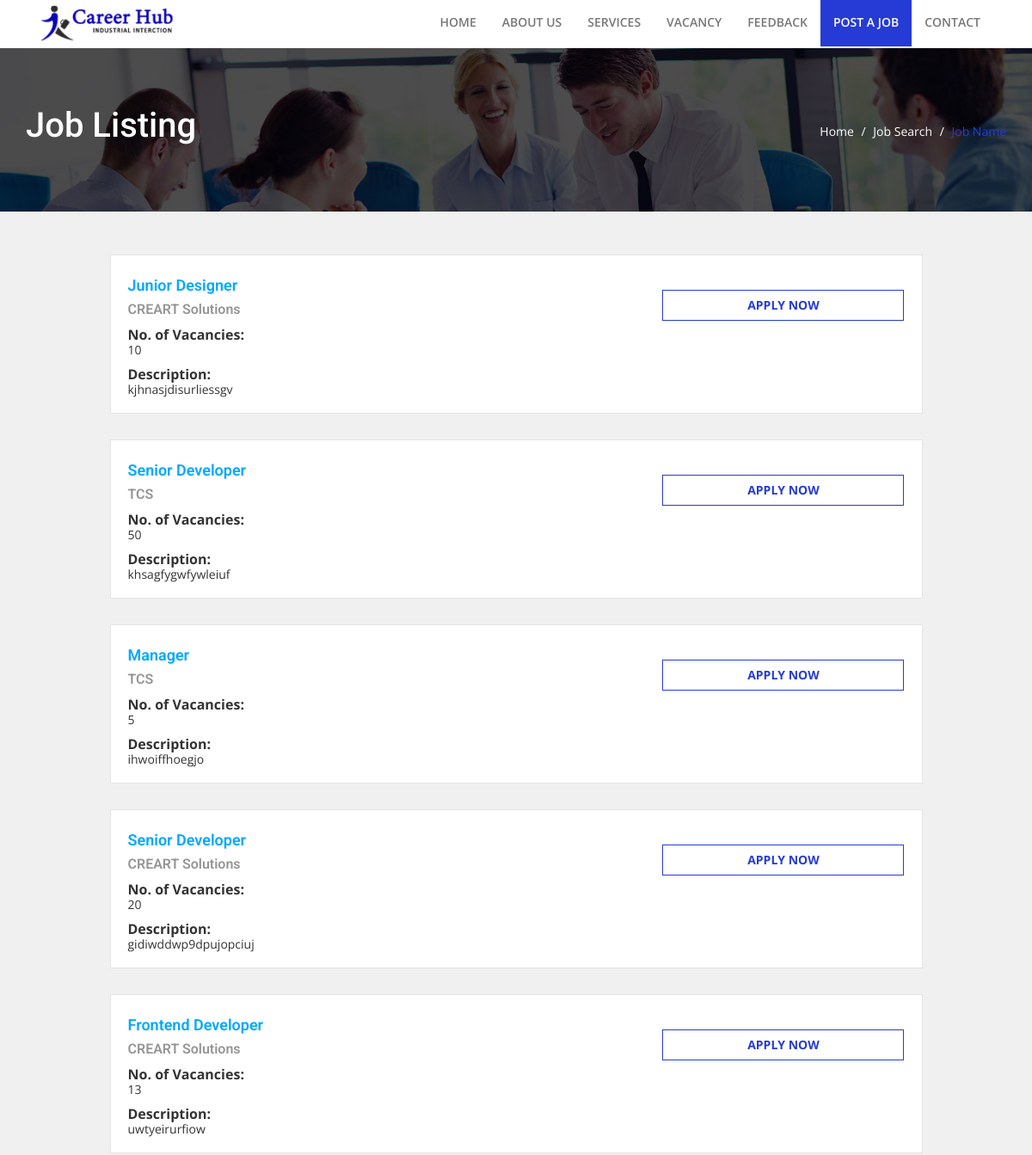
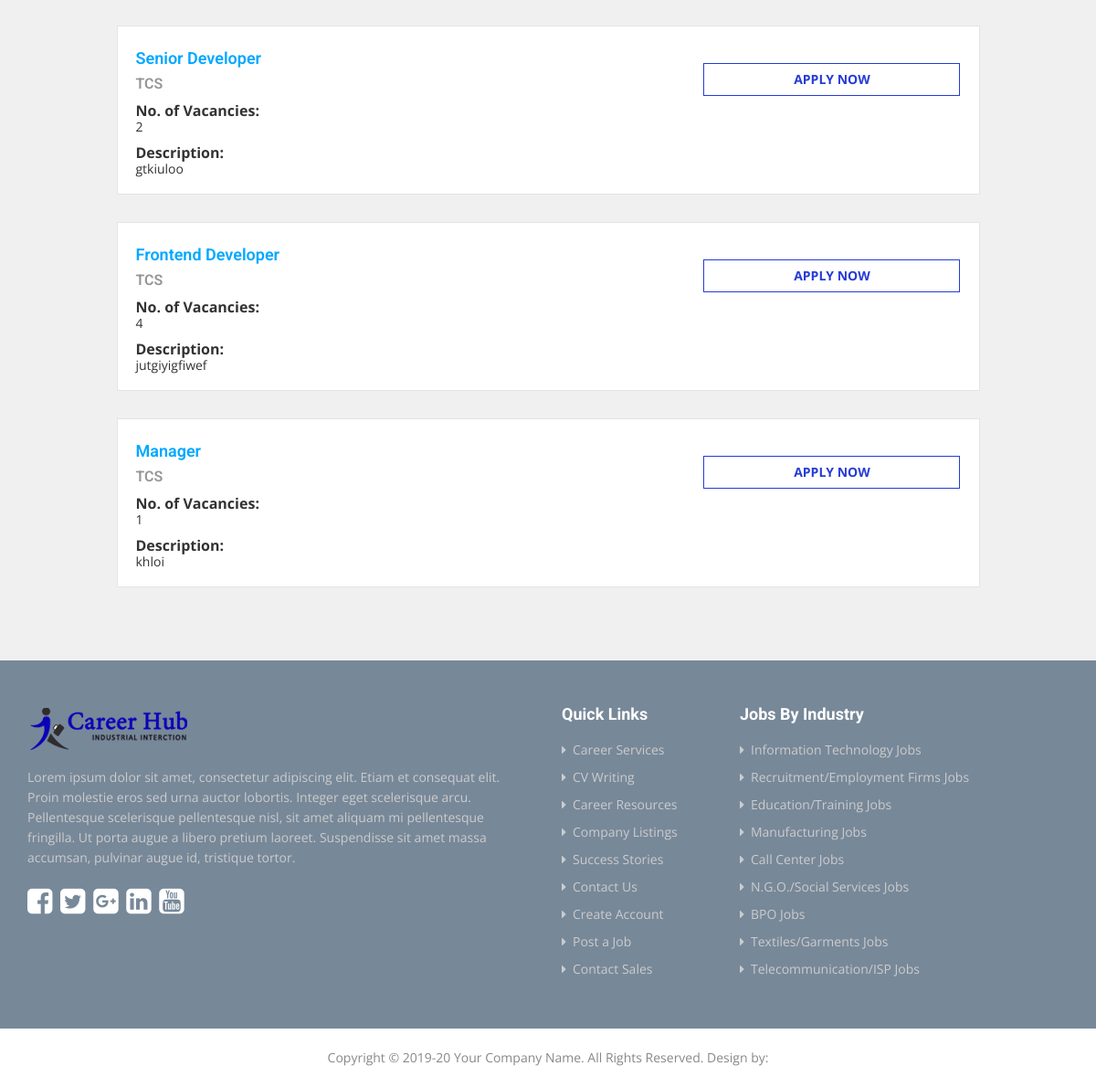
Page /job-listing.php on the committed database (2 pictures, top to bottom).
### tables this page shows
CREATE TABLE `recruitment_post` (
  `post_id` int(20) NOT NULL,
  `post_description` varchar(500) NOT NULL,
  `cmp_id` int(11) NOT NULL,
  `cmp_name` varchar(100) NOT NULL,
  `company_type` varchar(50) NOT NULL,
  `job_type` varchar(50) NOT NULL,
  `position` int(11) NOT NULL,
  `vacancy` int(11) NOT NULL,
  `doi` datetime NOT NULL,
  `dou` datetime NOT NULL,
  `isactive` int(11) NOT NULL
);

### job-listing.php (the view, shortened to what this page needs)
<!DOCTYPE html>
<html lang="en">
<head>
<link href="css/owl.carousel.css" rel="stylesheet">
<link href="css/bootstrap.min.css" rel="stylesheet">
<link href="css/font-awesome.css" rel="stylesheet">
<link href="css/main.css" rel="stylesheet">
</head>
<body>
  <?php require 'header.php';?>
<div class="pageTitle">
  <div class="container">
    <div class="row">
      <div class="col-md-6 col-sm-6">
        <h1 class="page-heading">Job Listing</h1>
      </div>
      <div class="col-md-6 col-sm-6">
        <div class="breadCrumb"><a href="#.">Home</a> / <a href="#.">Job Search</a> / <span>Job Name</span></div>
      </div>
    </div>
  </div>
</div>
<div class="listpgWraper">
  <div class="container">
    <div class="row">
      <div class="col-md-1"></div>
      <div class="col-md-10 col-sm-12">
        <ul class="searchList">
          <?php
          require 'common/dbconnect.php';
          $qry="SELECT * FROM recruitment_post WHERE isactive=1";
            $rs=mysqli_query($conn,$qry);
            if(mysqli_num_rows($rs)>0)
            {
              while($row=mysqli_fetch_assoc($rs))
              {
          ?>
<li>
            <div class="row">
              <div class="col-md-8 col-sm-8">
                <div class="jobinfo">
                  <h3><a href="#"><?php echo $row['job_type']; ?></a></h3>
                  <div class="companyName"><a href="#."><h6><?php echo $row['cmp_name']; ?></h6></a></div>
                </div>
                <div>
                  <p style="font-weight: bold; font-size: 16px">No. of Vacancies:</p> <?php echo $row['vacancy']; ?>
                </div>
              </div>
              <div class="col-md-4 col-sm-4">
                <div class="listbtn"><a href="login.php?pid=<?php echo $row['post_id'];?>">Apply Now</a></div>
              </div>
              </div>
            <p style="font-weight: bold; font-size: 16px">Description:</p><?php echo $row['post_description']; ?>
          </li>
            <?php
              }
            }
            else{
              echo "0 Row Found";
              exit();
            }
            ?>
        </ul>
      </div>
    </div>
  </div>
</div>
  <?php require 'footer.php';?>
</body>
</html>

### css/main.css (style rules this page uses)
html, body, div, span, applet, object, iframe, h1, h2, h3, h4, h5, h6, p, blockquote, pre, a, abbr, acronym, address, big, cite, code, del, dfn, em, img, ins, kbd, q, s, samp, small, strike, strong, sub, sup, tt, var, b, u, i, center, dl, dt, dd, ol, ul, li, fieldset, form, label, legend, table, caption, tbody, tfoot, thead, tr, th, td, article, aside, canvas, details, embed, figure, figcaption, footer, header, hgroup, menu, nav, output, ruby, section, summary, time, mark, audio, video { margin: 0; padding: 0; border: 0; font-size: 100%; font: inherit; vertical-align: baseline; }
body { line-height: 1; font-family: 'Open Sans', sans-serif; font-size: 14px; }
ol, ul { list-style: none; }
h1, h2, h3, h4, h5, h6 { font-family: 'Roboto', sans-serif; margin-bottom: 10px; font-weight: 600; }
a { transition: 0.3s ease-in-out; -webkit-transition: 0.3s ease-in-out; -ms-transition: 0.3s ease-in-out; -moz-transition: 0.3s ease-in-out; }
p { line-height: 22px; }
h1, .h1 { font-size: 45px; }
h3 { font-size: 25px; }
h6 { font-size: 16px; }
.pageTitle { background: url(../images/page-title-bg.jpg) no-repeat; background-size: cover; padding: 70px 0; }
.pageTitle h1 { font-size: 40px; font-weight: 500; color: #fff; }
.breadCrumb { text-align: right; color: #fff; margin-top: 20px; }
.breadCrumb a { color: #fff; display: inline-block; padding: 0 5px; }
.breadCrumb span { color: #263bd6; display: inline-block; padding-left: 5px; }
.listpgWraper { background: #f0f0f0; padding: 50px 0; min-height: 400px; }
.searchList { list-style: none; }
.searchList li { background: #fff; border: 1px solid #e4e4e4; padding: 20px; margin-bottom: 30px; }
.searchList li h3 a { font-size: 18px; font-weight: 600; color: #00a8ff; }
.searchList li .companyName { margin: 10px 0; color: #969595; }
.searchList li .companyName a { color: #969595; }
.searchList li .listbtn { margin-top: 20px; }
.searchList li .listbtn a { background: #fff; display: block; border-radius: 0; width: 100%; color: #263bd6; text-transform: uppercase; font-weight: 700; padding: 10px 15px; text-align: center; border:1px solid #263bd6; }
.searchList li p { line-height: 22px; color: #333; margin: 10px 0 0 0; }

### rows in the picture
recruitment_post: job_type "Junior Designer", cmp_name "CREART Solutions", vacancy "10", post_description "kjhnasjdisurliessgv"
recruitment_post: job_type "Senior Developer", cmp_name "TCS", vacancy "50", post_description "khsagfygwfywleiuf"
recruitment_post: job_type "Manager", cmp_name "TCS", vacancy "5", post_description "ihwoiffhoegjo"
recruitment_post: job_type "Senior Developer", cmp_name "CREART Solutions", vacancy "20", post_description "gidiwddwp9dpujopciuj"
recruitment_post: job_type "Frontend Developer", cmp_name "CREART Solutions", vacancy "13", post_description "uwtyeirurfiow"
recruitment_post: job_type "Senior Developer", cmp_name "TCS", vacancy "2", post_description "gtkiuloo"
recruitment_post: job_type "Frontend Developer", cmp_name "TCS", vacancy "4", post_description "jutgiyigfiwef"
recruitment_post: job_type "Manager", cmp_name "TCS", vacancy "1", post_description "khloi"
